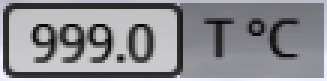
#> input picture HMICutter/ROI_EXT/lib_09.15.47-270_ROI_1246.png, 109 x 27 px, given as the content of the folder C:/Projects/MastersThesis/HMICutter/Source, which was not available (shown 3 times larger)
$ python main.py
#> lines starting #> are read from the running program, lines starting #| are printed output that depends on the picture; after the words box and inside, x2 and y2 are one past the last pixel; in counts of white or black regions, pixels touching at a corner belong together; pictures that were not available may be replaced by others from this repository, and a replacement may not be noted
#> further down, image is the input picture: shape (27, 109, 3); mean B, G, R 145.4, 140.6, 140.4
from pathlib import Path
import os
import cv2
import numpy as np

ROI_PATH = Path(r'C:\Projects\MastersThesis\HMICutter\ROI_EXT')
SOURCE_PATH = Path(r'C:\Projects\MastersThesis\HMICutter\Source')

def get_range(threshold, sigma=0.33):
    return int((1 - sigma) * threshold), int((1 + sigma) * threshold)

def param(gray, background="gray", canny=True, threshtype="triangle"):
    # Blur configuration
#> called with background = 'gray', canny = True, threshtype = 'triangle'
    blur = cv2.GaussianBlur(gray, (5, 5), 0) if background == "white" else cv2.GaussianBlur(gray, (5, 5), 0)
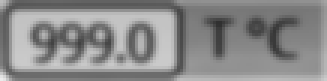
#> blur: shape (27, 109) (shown 3 times larger); min 48, max 235, mean 137.5

    # Thresholding or edge detection
    if not canny:
        kernel = cv2.getStructuringElement(cv2.MORPH_RECT, (7, 2) if background == "white" else (1, 1))
        thresh = cv2.threshold(blur, 0, 255, cv2.THRESH_BINARY_INV + cv2.THRESH_OTSU)[1]
    else:
        if threshtype == "otsu":
            val, _ = cv2.threshold(blur, 0, 255, cv2.THRESH_OTSU)
        elif threshtype == "triangle":
            val, _ = cv2.threshold(blur, 0, 255, cv2.THRESH_TRIANGLE)
#> val = 141
        elif threshtype == "manual":
            val = np.median(blur)
        else:
            raise ValueError(f"Unsupported threshold type: {threshtype}")

        thresh = cv2.Canny(blur, *get_range(val))
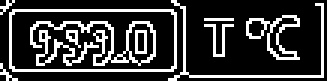
#> thresh: shape (27, 109) (shown 3 times larger); 21.7% white in thin lines or dots
        kernel = cv2.getStructuringElement(cv2.MORPH_RECT, (1, 1))

    return thresh, kernel

# Main loop
for image_path in SOURCE_PATH.iterdir():
    image = cv2.imread(str(image_path))
    if image is None:
        print(f"Warning: Could not read {image_path}")
        continue

    original = image.copy()
    name = f"lib_{image_path.stem}"

    gray = cv2.cvtColor(image, cv2.COLOR_BGR2GRAY)
    thresh, kernel = param(gray)
#> kernel = [1]
    dilated = cv2.dilate(thresh, kernel, iterations=1)

    # Show filtered image
    cv2.imshow("Filtered (Threshold/Canny)", thresh)
    cv2.waitKey(0)

    # Find and draw contours
    contours, _ = cv2.findContours(dilated, cv2.RETR_EXTERNAL, cv2.CHAIN_APPROX_SIMPLE)
#> contours = 7 contours, 5 with area under 20; largest, box (x1, y1, x2, y2) and area: (3, 3, 59, 24) 1098, (82, 5, 100, 20) 100
    for idx, contour in enumerate(contours):
        x, y, w, h = cv2.boundingRect(contour)
        if w > 14 and h > 14:
            ROI = original[y:y+h, x:x+w]
            save_path = ROI_PATH / f"{name}_ROI_{idx}.png"
            if not cv2.imwrite(str(save_path), ROI):
                raise IOError(f"Failed to save image: {save_path}")
            cv2.rectangle(image, (x, y), (x + w, y + h), (36, 255, 12), 2)
#> this loop made 7 passes
#> (x, y, w, h) on passes 1, 2, 4, 5, 6, 7: (0, 21, 6, 6), (68, 8, 10, 11), (82, 5, 18, 15), (3, 3, 56, 21), (56, 0, 52, 27), (0, 0, 5, 5)
#> (contour, x, y, w, h) on pass 3: ([[68, 6], [77, 6]], 68, 6, 10, 1)
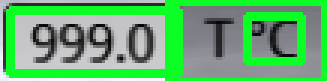
#> image: shape (27, 109, 3) (shown 3 times larger); mean B, G, R 112.1, 176.9, 101.2

    # Show image with contours
    cv2.imshow("Detected Contours", image)
    cv2.waitKey(0)
    cv2.destroyAllWindows()
